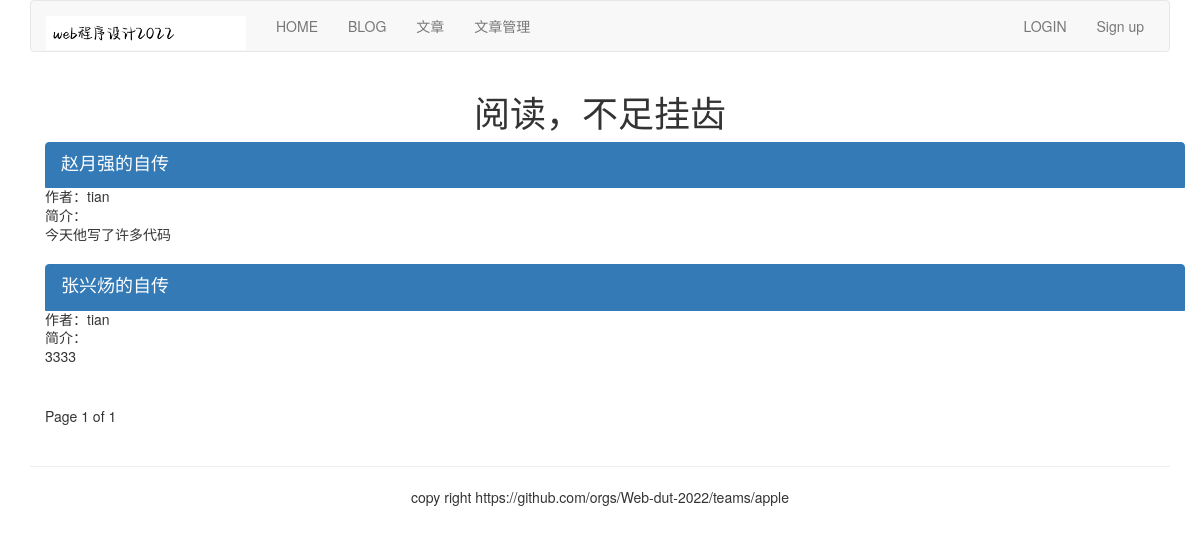
Page /article/list-article-titles/ on the earlier database version.
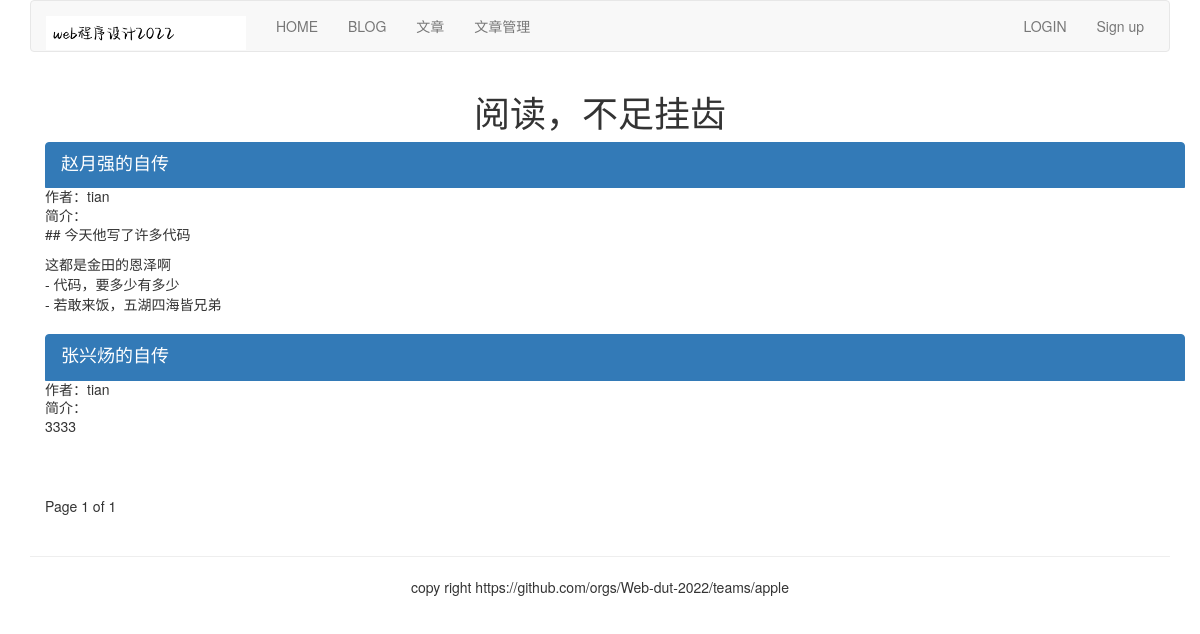
Same page on the later database version.
### article/models.py (models this page shows, shortened)
class ArticlePost(models.Model):
    author = models.ForeignKey(User, on_delete=models.CASCADE,related_name="article")
    title = models.CharField(max_length=200)
    slug = models.SlugField(max_length=500)
    column = models.ForeignKey(ArticleColumn, on_delete=models.CASCADE,related_name="article_column")
    body = models.TextField()
    created = models.DateTimeField(default=timezone.now())
    updated = models.DateTimeField(auto_now=True)
    class Meta:
        ordering = ("title",)
        ordering = ("-updated",)
        index_together = (('id', 'slug'),)
    def get_url_path(self):
        return reverse("article:article_content", args=[self.id,self.slug])

### article/list_views.py (the view)
# urls.py: path('list-article-titles/',list_views.article_titles, name="article_titles"),
def article_titles(request, username=None):
    if username:
        user = User.objects.get(username=username)
        articles_title = ArticlePost.objects.filter(author=user)
        try:
            userinfo = user.userinfo
        except:
            userinfo = None
    else:
        articles_title = ArticlePost.objects.all()
    paginator = Paginator(articles_title, 2)
    page = request.GET.get('page')
    try:
        current_page = paginator.page(page)
        articles = current_page.object_list
    except PageNotAnInteger:
        current_page = paginator.page(1)
        articles = current_page.object_list
    except EmptyPage:
        current_page = paginator.page(paginator.num_pages)
        articles = current_page.object_list
    if username:
        return render(request, "article/list/author_articles.html", {"articles":articles, "page":current_page, "userinfo":userinfo, "user":user})
    return render(request, "article/list/article_titles.html", {"articles":articles, "page": current_page})

### templates/article/list/article_titles.html (shortened to what this page needs)
{% extends "base.html" %}
{% block content %}
<div class="row text-center vertical-middle-sm">
    <h1>阅读，不足挂齿</h1>
</div>
<div class="container">
    {% for article in articles %}
    <div class="list-group">
        <a href="{{article.get_url_path}}" class="list-group-item active">
            <h4 class="list-group-item-heading">{{article.title}}</h4>
        </a>
        <p class="list-group-item-text">作者：{{article.author.username}}</p>
        <p class="list-group-item-text">简介：{{article.body|slice:'70'| linebreaks}}</p>
    </div>
    {% endfor %}
{% include "paginator.html" %}
</div>
{% endblock %}

Differences in the rows shown:
changed ArticlePost "赵月强的自传": body "今天他写了许多代码" → "## 今天他写了许多代码 这都是金田的恩泽啊 - 代码，要多少有多少 - 若敢来饭，五湖四海皆兄弟"
